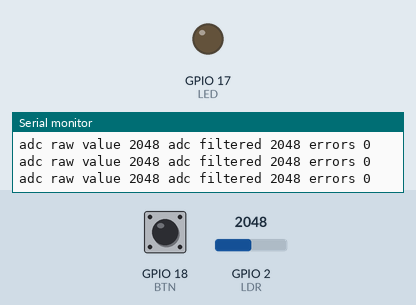
A program run on a simulated ESP32-S3. On the bench: output pins drawn as LEDs (lit = HIGH), the last lines printed to the serial monitor. The inputs (shaded band) are chosen by the test bench; at power-on: GPIO 18 (BTN) LOW, GPIO 2 (LDR) = 2048.

Above: at 3.2 s.
3.3 s: GPIO 18 (BTN) pulled HIGH for 3.2 s
At 5.4 s:
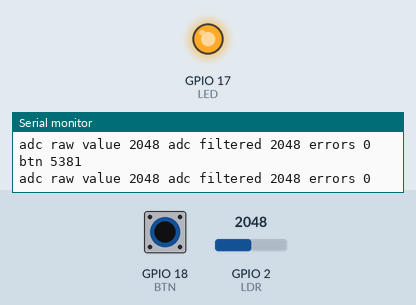
8.0 s: GPIO 18 (BTN) pulsed HIGH 2 times (0.12 s each, 0.3 s apart)
Timing chart, 0 to 11.0 s (numbered marks = the images above; inputs shaded):
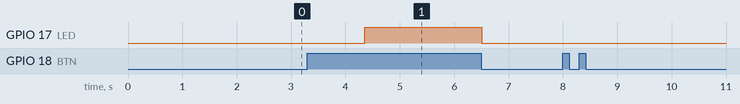

The program:

main.cpp
```cpp
#include <Arduino.h>
#include <esp_task_wdt.h>
#include <esp_system.h>
#include <esp_err.h>

#include "config.h"
#include "Button.h"
#include "Ldr.h"
#include "Led.h"

Button button;
Ldr ldr;
Led led;

void setup()
{
    Serial.begin(115200);
    delay(2000);

    button.init();
    ldr.init();
    led.init();

        // Таймаут watchdog
        ESP_ERROR_CHECK(esp_task_wdt_init(5, true));

    if (esp_task_wdt_status(NULL) != ESP_OK)
    {
        ESP_ERROR_CHECK(esp_task_wdt_add(NULL));
    }

    Serial.printf("Watchdog initialized: 5 seconds\n");

    Serial.printf(
        "reset reason: %d\n",
        esp_reset_reason()
    );
}

void loop()
{
    esp_task_wdt_reset();

    ldr.poll();
    button.poll();

    led.handler(button.get_state() && ldr.get_state());

    static uint32_t lastLog = 0;

    if (millis() - lastLog >= 200)
    {
        lastLog = millis();

        Serial.printf(
            "Button State: %d LDR State: %d\n",
            button.get_state(),
            ldr.get_state()
        );
    }
    delay(1);
}
```

Button.h
```cpp
#pragma once

#include <Arduino.h>

class Button
{
private:
    uint32_t lastTimeChangeBtn = 0; // час останньої перевірки натиску кнопки
    uint32_t btnTimekeeper = 0;  // час першого натиску
    uint32_t lastFactorialTime = 0; // інтервал для факторіалу
    bool buttonState = false;

public:
    void init();
    void poll();
    bool get_state();
};
```

Infinite_loop.h
```cpp
void infiniteLoop(void);
```

Ldr.h
```cpp
#pragma once

#include <Arduino.h>

#include "config.h"

class Ldr
{
private:
    uint16_t readings[N];
    uint8_t idx = 0;
    uint32_t sum = 0;

    bool ldrState = false;

    uint32_t lastTimeChangeLdr = 0;
    uint8_t err_count = 0;

    uint16_t movingAvg(uint16_t rawData);
    void filterInit(uint16_t initData);

public:
    void init();
    void poll();
    bool get_state();
};
```

Led.h
```cpp
#pragma once

class Led
{
public:
    void init();
    void handler(bool light_on);
};
```

Button.cpp
```cpp
#include "Button.h"
#include "config.h"
#include "Infinite_loop.h"

#include <Arduino.h>

void Button::init()
{
    pinMode(BTN, INPUT_PULLDOWN);
}

void Button::poll()
{
    if (millis() - lastTimeChangeBtn > BTN_PERIOD_MS)
    {
        lastTimeChangeBtn = millis();
        const uint16_t btn_value = digitalRead(BTN);

        if (btn_value == HIGH)
        {

            if (btnTimekeeper == 0)
            {
                btnTimekeeper = millis();
            }

            uint32_t countedTime = millis() - btnTimekeeper;

            // if btn PRESSED form 1-4sec
            if (countedTime >= BTN_LONG_PRESS_MS
                && countedTime <= BTN_LONG_LONG_PRESS_MS)
                {
                    buttonState = true;
                    Serial.printf(
                        "btn %lu\n",
                        static_cast<unsigned long>(millis()));
                }

                // if btn PRESSED form > 4sec --> infinit loop
                if (countedTime >= BTN_LONG_LONG_PRESS_MS)
            {
                infiniteLoop();
            }
        }
        else
        {
            buttonState = false;
            btnTimekeeper = 0;
        }
    }
}

bool Button::get_state()
{
    return buttonState;
}
```

Infinite_loop.cpp
```cpp
void infiniteLoop(void) {
    while (true)
    {
    }
}
```

Ldr.cpp
```cpp
#include "Ldr.h"
#include "config.h"

#include <Arduino.h>

bool Ldr::get_state()
{
    return ldrState;
}

void Ldr::init()
{
    pinMode(LDR, INPUT);

    filterInit(analogRead(LDR));
}

void Ldr::poll()
{
    if (millis() - lastTimeChangeLdr > LDR_PERIOD_MS &&
        err_count < 5)
    {
        lastTimeChangeLdr = millis();

        uint16_t adc_value = analogRead(LDR);
        uint16_t filtered_adc_value = movingAvg(adc_value);

        if (filtered_adc_value == 0)
        {
            err_count++;
            ldrState = true;
            return;
        }

        if (filtered_adc_value < LDR_THRESHOLD)
        {
            ldrState = true;

            Serial.printf(
                "adc raw value %d adc filtered %d errors %d\n",
                adc_value,
                filtered_adc_value,
                err_count
            );
        }
        else
        {
            ldrState = false;
        }
    }
}

void Ldr::filterInit(uint16_t initData)
{
    for (uint8_t i = 0; i < N; i++)
    {
        readings[i] = initData;
        sum += initData;
    }
}

uint16_t Ldr::movingAvg(uint16_t rawData)
{
    sum -= readings[idx];

    readings[idx] = rawData;

    sum += readings[idx];

    idx = (idx + 1) % N;

    return static_cast<uint16_t>(sum / N);
}
```

Led.cpp
```cpp
#include "Led.h"
#include "config.h"

#include <Arduino.h>

void Led::init()
{
    pinMode(LED, OUTPUT);
}

void Led::handler(bool light_on)
{
    digitalWrite(LED, light_on ? HIGH : LOW);
}
```

config.h
```cpp
#pragma once

// Проверь номера GPIO по своему подключению.
#define LED 17
#define LDR 2
#define BTN 18

#define N 4

#define LDR_PERIOD_MS 10UL
#define BTN_PERIOD_MS 50UL
#define BTN_LONG_PRESS_MS 1000UL
#define BTN_LONG_LONG_PRESS_MS 4000UL

#define LDR_THRESHOLD 2100
```

Measured:
- after the input at 3.3 s, GPIO 17 (LED): LOW → HIGH after 1.1 s, → LOW 2.2 s later
